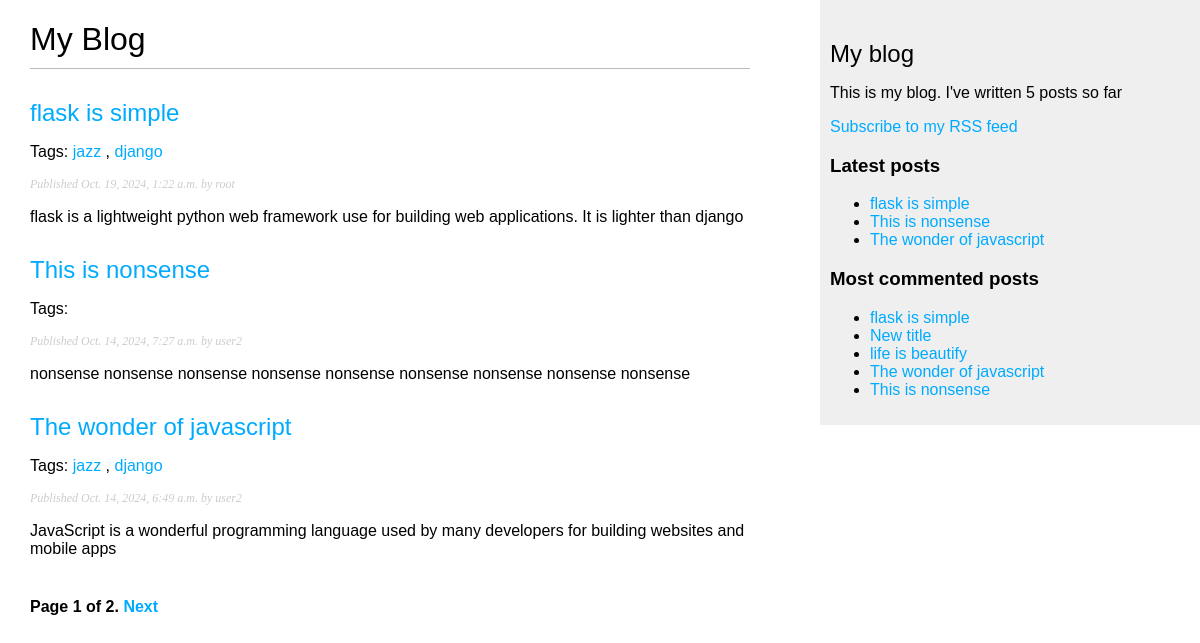
Page /blog/ on the earlier database version.
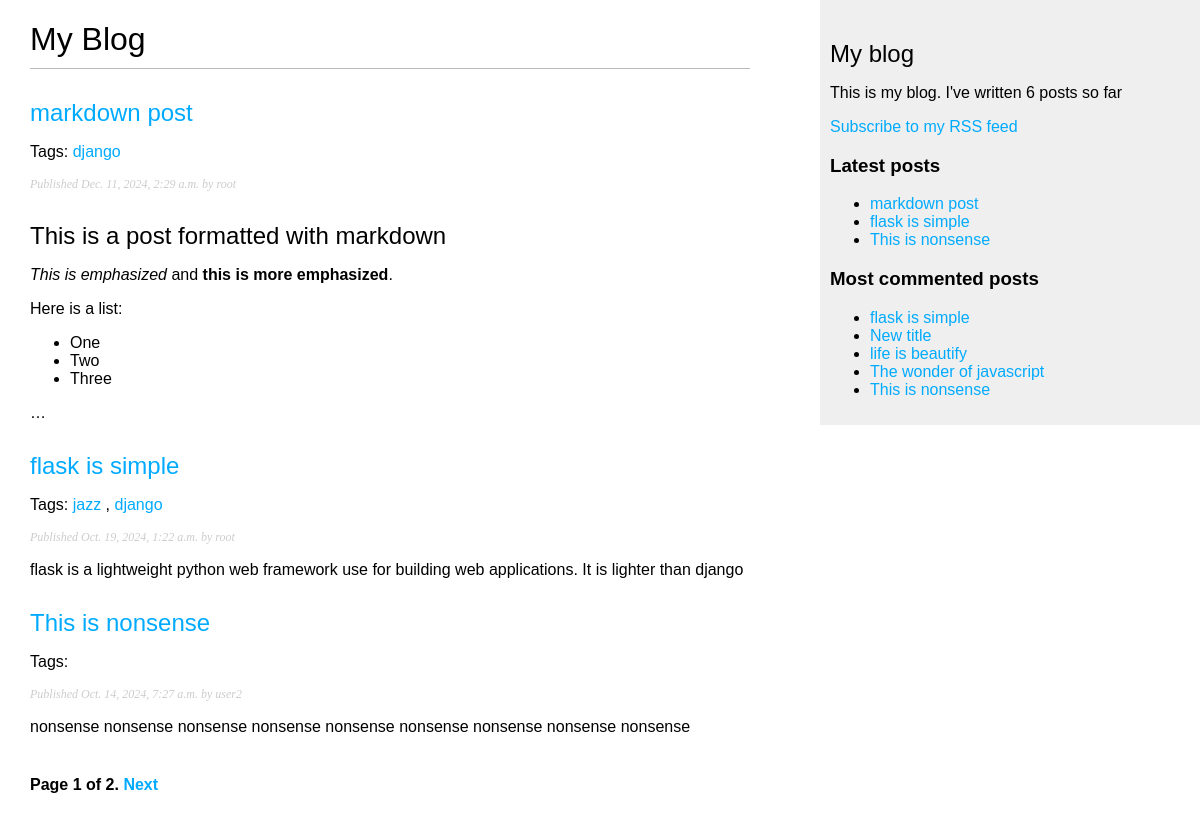
Same page on the later database version.
### blog/models.py (models this page shows, shortened)
class Post(models.Model):
    class Status(models.TextChoices):
        DRAFT = 'DF', 'Draft'
        PUBLISHED = 'PB', 'Published'
    title = models.CharField(max_length=250)
    slug = models.SlugField(max_length=250, unique_for_date='publish')
    author = models.ForeignKey(
        settings.AUTH_USER_MODEL,
        on_delete=models.CASCADE,
        related_name='blog_posts'
    )
    body = models.TextField()
    publish = models.DateTimeField(default=timezone.now)
    created = models.DateTimeField(auto_now_add=True)
    updated = models.DateTimeField(auto_now=True)
    status = models.CharField(
        max_length=2,
        choices=Status,
        default=Status.DRAFT
    )
    objects = models.Manager() # The default manager.
    published = PublishedManager() # Our custom manager
    tags = TaggableManager()
    class Meta:
        ordering = ['-publish']
        indexes = [
            models.Index(fields=['-publish']),
        ]
    """
    The reverse() function will build the URL dynamically using the URL name defined
    in the URL paterns. We have used the blog namespace followed by a colon and
    the post_detail URL name. Remeber that the blog namespace is defined in the
    main urls.py file of the project when including the URL
    patterns from blog.urls. The post_detail URL is defined in the urls.py file of the blog application.mt
    """
    def get_absolute_url(self):
        return reverse(
            'blog:post_detail',
            args=[
                self.publish.year,
                self.publish.month,
                self.publish.day,
                self.slug]
        )

### blog/views.py (the view)
# urls.py: path('', views.post_list, name="post_list"),
def post_list(request, tag_slug=None): # this request parameter is required by all views
    post_list = Post.published.all()
    tag = None
    if tag_slug:
        tag = get_object_or_404(Tag, slug=tag_slug)
        post_list = post_list.filter(tags__in=[tag])
    paginator = Paginator(post_list, 3)
    page_number = request.GET.get('page', 1)
    try:
        posts = paginator.page(page_number)
    except PageNotAnInteger:
        posts = pagination.page(1)
    except EmptyPage:
        posts = paginator.page(paginator.num_pages)
    return render(request, 'blog/post/list.html', {'posts': posts, 'tags': tag})

### blog/models.py (called while the page is built)
    def get_queryset(self):
        return (
            super().get_queryset().filter(status=Post.Status.PUBLISHED)
        )

### blog/templatetags/blog_tags.py (called while the page is built)
@register.simple_tag
def total_posts():
    return Post.published.count()

@register.inclusion_tag('blog/post/latest_posts.html')
def show_latest_posts(count=5): # The counts specifies the number of posts to display
    latest_posts = Post.published.order_by('-publish')[:count]
    return {'latest_posts': latest_posts}

@register.simple_tag
def get_most_commented_posts(count=5):
    return Post.published.annotate(
        total_comments=Count('comments')
    ).order_by('-total_comments')[:count]

@register.filter(name='markdown')
def markdown_format(text):
    return mark_safe(markdown.markdown(text))

### blog/templates/blog/post/list.html (shortened to what this page needs)
{% extends "blog/base.html" %}
{% load blog_tags %}
{% block content %}
    <h1>My Blog</h1>
    {% for post in posts %}
       <h2><a href="{{ post.get_absolute_url }}">{{ post.title }}</a> </h2>
       <p class="tags">
         Tags:
         {% for tag in post.tags.all %}
           <a href="{% url "blog:post_list_by_tag" tag.slug %}">
             {{ tag.name }}
           </a>{% if not forloop.last %}, {% endif %}
         {% endfor %}
       </p>
       <p class="date">Published {{ post.publish }} by {{ post.author }}</p>
       {{ post.body|markdown|truncatewords_html:30 }}
    {% endfor %}
    {% include "pagination.html" with page=posts %}
{% endblock %}

### blog/templates/blog/base.html (shortened to what this page needs)
{% load blog_tags %}
{% load static %}
<!DOCTYPE html>
<html>
<head>
 <link href="{% static "css/blog.css" %}" rel="stylesheet">
</head>
<body>
    <div id="content">
        {% block content %}
        {% endblock %}
    </div>
    <div id="sidebar">
       <h2>My blog</h2>
       <p>This is my blog. I've written {% total_posts %} posts so far</p>
       <p>
         <a href="{% url "blog:post_feed" %}">Subscribe to my RSS feed</a>
       </p>
       <h3>Latest posts</h3>
       {% show_latest_posts 3 %}
       <h3>Most commented posts</h3>
       {% get_most_commented_posts as most_commented_posts %}
       <ul>
         {% for post in most_commented_posts %}
           <li>
             <a href="{{ post.get_absolute_url }}">{{ post.title }}</a>
           </li>
         {% endfor %}
       </ul>
    </div>
</body>
</html>

### blog/templates/pagination.html (shortened to what this page needs)
<div class="pagination">
 <span class="step-links">
 <span class="current">
 Page {{ page.number }} of {{ page.paginator.num_pages }}.
 </span>
 {% if page.has_next %}
 <a href="?page={{ page.next_page_number }}">Next</a>
 {% endif %}
 </span>
</div>

### blog/templates/blog/post/latest_posts.html
<ul>
  {% for post in latest_posts %}
  <li>
    <a href="{{ post.get_absolute_url }}">{{ post.title }}</a>
  </li>
  {% endfor %}
</ul>

### blog/static/css/blog.css (style rules this page uses)
body { margin:0; padding:0; font-family:helvetica, sans-serif; }
a { color:#00abff; text-decoration:none; }
h1 { font-weight:normal; border-bottom:1px solid #bbb; padding:0 0 10px 0; }
h2 { font-weight:normal; margin:30px 0 0; }
#content { float:left; width:60%; padding:0 0 0 30px; }
#sidebar { float:right; width:30%; padding:10px; background:#efefef; height:100%; }
p.date { color:#ccc; font-family: georgia, serif; font-size: 12px; font-style: italic; }
.pagination { margin:40px 0; font-weight:bold; }

Differences in the rows shown:
no longer on one of the page's lists (row unchanged): Post: title "The wonder of javascript", publish "Oct. 14, 2024, 6:49 a.m.", author "user2", body "JavaScript is a wonderful programming language used by many developers for building websites and mobile apps"
added Post: title "markdown post", publish "Dec. 11, 2024, 2:29 a.m.", author "root", body "This is a post formatted with markdown This is emphasized and this is more emphasized . Here is a list: One Two Three …", Tag (name "django")
computed for Post "The wonder of javascript": loses Tag (name "jazz"); loses Tag (name "django")
Other differences:
text no longer shown: "5"
text now shown: "6"
